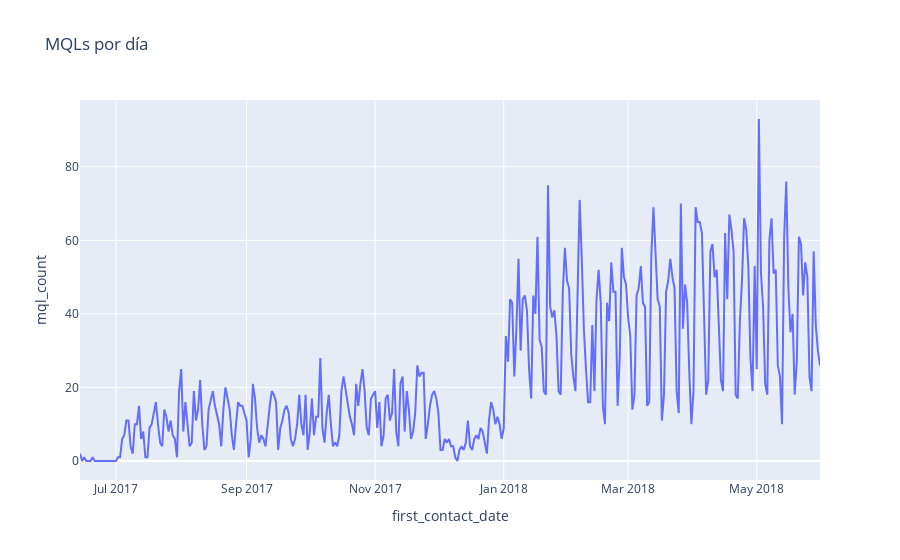

Write notebook code for a chart like this one.
### Code cell
px.line(mql_daily_series, x='first_contact_date', y='mql_count', title='MQLs por día')

### Figure 1 — Plotly figure (JSON) as saved in the notebook; plotly's stock layout.template omitted (floating-point values rounded to 4 significant figures; data arrays with more than 128 entries replaced by an {"elided": "..."} marker saying what was removed)
{"data": [{"hovertemplate": "first_contact_date=%{x}<br>mql_count=%{y}<extra></extra>", "legendgroup": "", "line": {"color": "#636efa", "dash": "solid"}, "marker": {"symbol": "circle"}, "mode": "lines", "name": "", "orientation": "v", "showlegend": false, "type": "scatter", "x": {"elided": "352 str values"}, "xaxis": "x", "y": {"elided": "352 int values"}, "yaxis": "y"}], "layout": {"legend": {"tracegroupgap": 0}, "title": {"text": "MQLs por día"}, "xaxis": {"anchor": "y", "domain": [0, 1], "title": {"text": "first_contact_date"}}, "yaxis": {"anchor": "x", "domain": [0, 1], "title": {"text": "mql_count"}}}}
